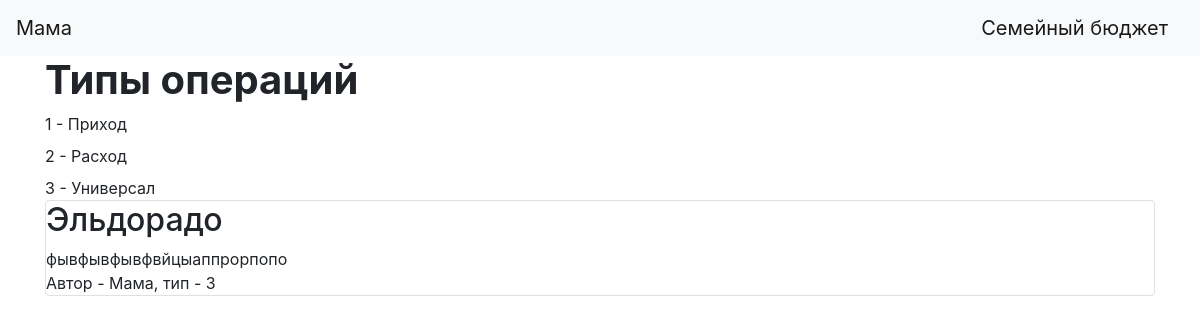
/type_operation_table (signed in), run on an earlier commit of the app's database.
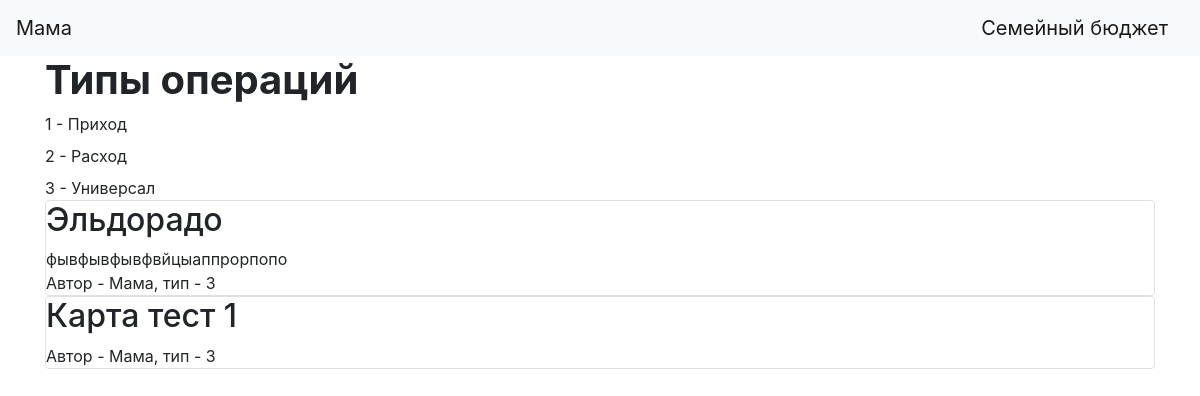
And on a later commit of the database.
### data/type_operations.py (models this page shows)
class Type_of_operation(SqlAlchemyBase):
    __tablename__ = 'type_of_operation'
    id = sqlalchemy.Column(sqlalchemy.Integer,
                           primary_key=True, autoincrement=True)
    title = sqlalchemy.Column(sqlalchemy.String, nullable=True)
    content = sqlalchemy.Column(sqlalchemy.String, nullable=True)
    type_operation = sqlalchemy.Column(sqlalchemy.Integer, nullable=True)
    user_id = sqlalchemy.Column(sqlalchemy.Integer,
                                sqlalchemy.ForeignKey("users.id"))
    user = orm.relation('User')

### data/users.py (models this page shows, shortened)
class User(SqlAlchemyBase, UserMixin):
    __tablename__ = 'users'
    id = sqlalchemy.Column(sqlalchemy.Integer,
                           primary_key=True, autoincrement=True)
    name = sqlalchemy.Column(sqlalchemy.String, nullable=True)
    email = sqlalchemy.Column(sqlalchemy.String,
                              index=True, unique=True, nullable=True)
    hashed_password = sqlalchemy.Column(sqlalchemy.String, nullable=True)
    created_date = sqlalchemy.Column(sqlalchemy.DateTime,
                                     default=datetime.datetime.now)
    cards = orm.relation("Cards", back_populates='user')
    type_of_operation = orm.relation('Type_of_operation', back_populates='user')
    owner_money = orm.relation("Owner_money", back_populates='user')
    resource = orm.relation("Resource", back_populates='user')

### main.py (the view)
@app.route('/type_operation_table')
def get_type_operation_table():
    db_sess = db_session.create_session()
    type_operation = db_sess.query(Type_of_operation).filter(Type_of_operation.user_id == current_user.id)
    return render_template("type_operation_table.html", type_operation=type_operation)

### data/db_session.py (called while the page is built)
def create_session() -> Session:
    global __factory
    return __factory()

### main.py (called while the page is built)
@login_manager.user_loader
def load_user(user_id):
    db_sess = db_session.create_session()
    return db_sess.query(User).get(user_id)

### templates/type_operation_table.html (shortened to what this page needs)
{% extends "base.html" %}
{% block content %}
<h1><b>Типы операций</b></h1>
<txt>1 - Приход</txt>
<txt>2 - Расход</txt>
<txt>3 - Универсал</txt>
{% for item in type_operation%}
<div class="col-md6 border rounded">
    <h2>{{item.title}}</h2>
    <div>
        {{item.content}}
    </div>
    <div>
        Автор - {{item.user.name}}, тип - {{ item.type_operation }}
    </div>
</div>
{% endfor %}
{% endblock %}

What changed in the data, as far as the page shows it:
added Type_of_operation: title "Карта тест 1", user.name "Мама", type_operation "3"
